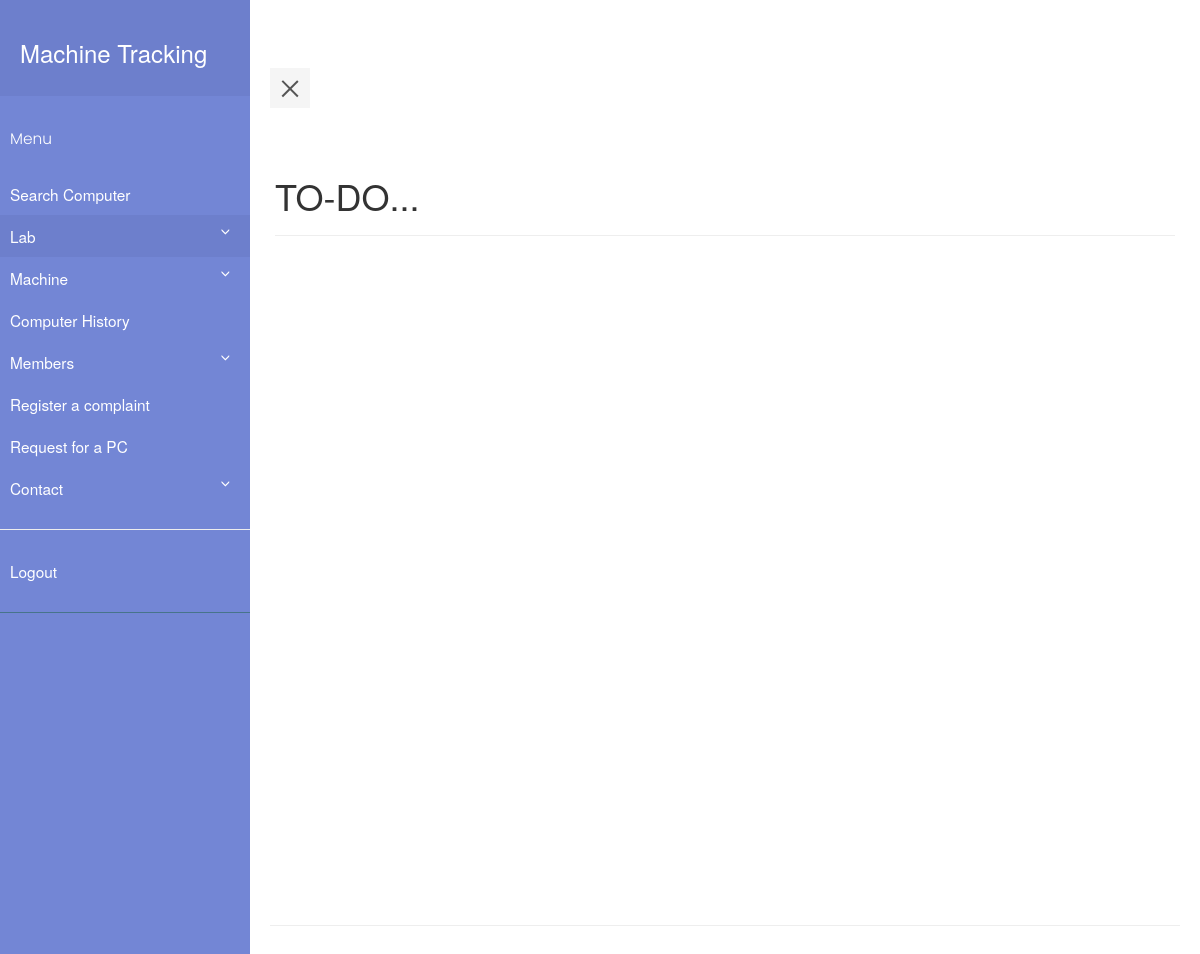
Page /MachineTracking/dashboard.php (signed in) on the earlier database version.
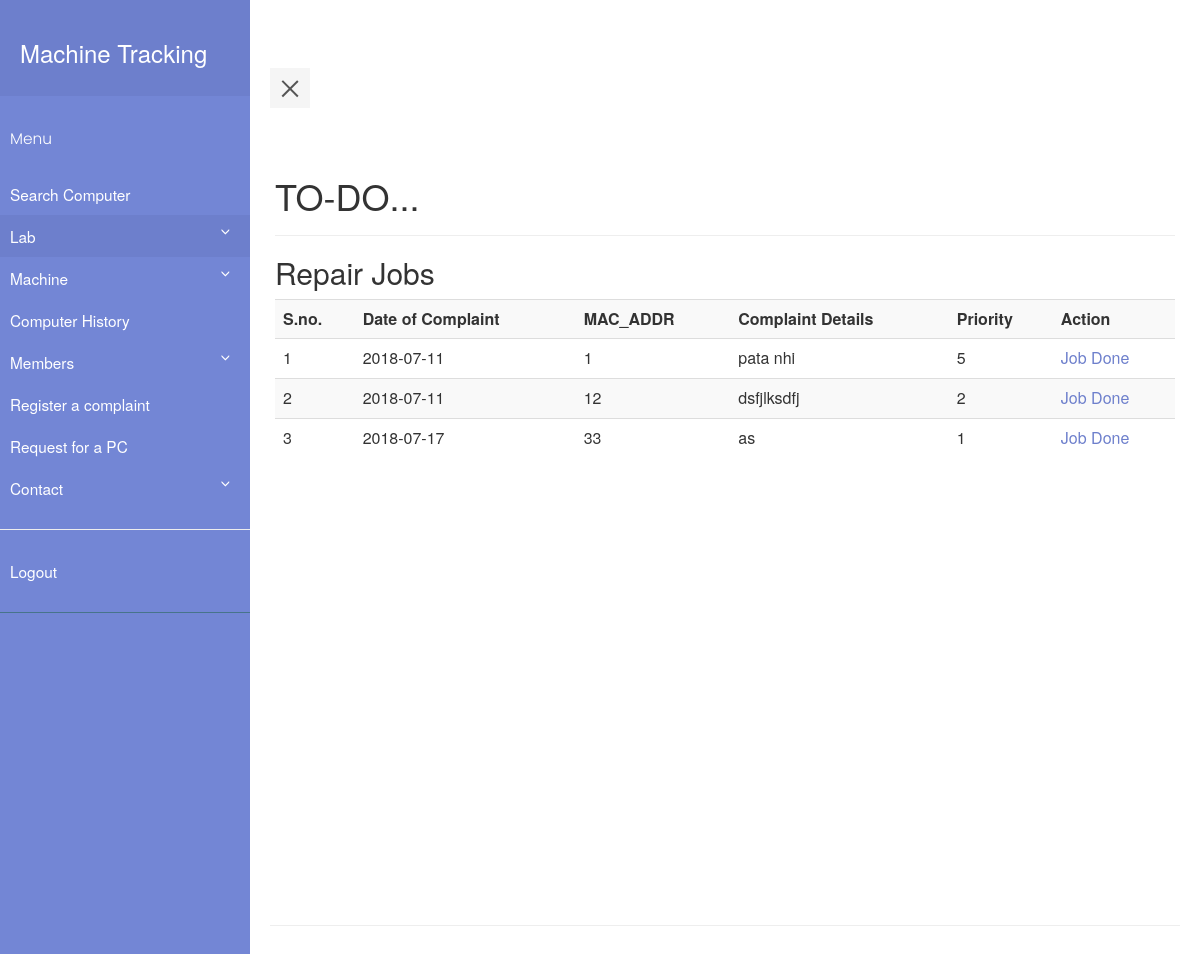
Same page on the later database version.
### tables this page shows
CREATE TABLE `complaint_book` (
  `complaint_book_id` int(11) NOT NULL,
  `Date_of_complaint` date DEFAULT NULL,
  `machine_id` int(11) DEFAULT NULL,
  `complaint_details` varchar(512) DEFAULT NULL,
  `priority` int(11) DEFAULT NULL,
  `work_for` int(11) DEFAULT NULL,
  `remarks` varchar(512) DEFAULT NULL,
  `complaint_by` varchar(40) DEFAULT NULL,
  `processor` int(11) DEFAULT NULL,
  `ram` int(11) DEFAULT NULL,
  `harddisk` int(11) DEFAULT NULL,
  `mouse` int(11) DEFAULT NULL,
  `keyboard` int(11) DEFAULT NULL,
  `monitor` int(11) DEFAULT NULL,
  `DOPR` date DEFAULT NULL,
  `completed` int(11) DEFAULT NULL
);

CREATE TABLE `machine` (
  `machine_id` int(11) NOT NULL,
  `MAC_ADDR` varchar(30) DEFAULT NULL,
  `processor` int(11) NOT NULL,
  `ram` int(11) NOT NULL,
  `memory` int(11) NOT NULL,
  `DOP` date DEFAULT NULL,
  `price` int(11) DEFAULT NULL,
  `state` varchar(10) DEFAULT NULL,
  `os` varchar(30) DEFAULT NULL,
  `monitor` int(11) NOT NULL,
  `keyboard` int(11) NOT NULL,
  `mouse` int(11) NOT NULL,
  `grn` int(11) NOT NULL
);

### MachineTracking/dashboard.php (the view, shortened to what the changed rows need)
<?php
    require_once "pdo.php";
?>
<html>
<head>
    <link rel="stylesheet" type="text/css" href="style5.css">
    <link rel="stylesheet" type="text/css" href="https://maxcdn.bootstrapcdn.com/bootstrap/3.3.7/css/bootstrap.min.css" >
</head>
<body>
        <div class="wrapper">
     <?php include "navbar.php" ;?>
           <div class="container-fluid row" id="content">
        <div class="page-header">
        <h1>TO-DO...</h1>
        </div>
        <?php
            if($_SESSION['id']=='0')
            {
                $stmtcnt = $pdo->query("SELECT COUNT(*) FROM complaint_book JOIN repair_history ON complaint_book.machine_id = repair_history.machine_id WHERE complaint_book.remarks IS NOT NULL AND repair_history.fault IS NULL");
                $row = $stmtcnt->fetch(PDO::FETCH_ASSOC);
                if($row['COUNT(*)']!=='0')
                {
                    echo "<h2>Repaired Machines</h2>";
                    $i=1;
                    $stmtread = $pdo->query("SELECT * FROM complaint_book JOIN repair_history ON complaint_book.machine_id = repair_history.machine_id WHERE complaint_book.remarks IS NOT NULL AND repair_history.fault IS NULL");
                    echo ("<table class=\"table table-striped\">
                        <tr> <th>S.no.</th><th>Date of Complaint</th><th>MAC_ADDR</th><th>Complaint Details</th><th>Priority</th><th>Complaint By</th><th>Remarks</th><th>Action</th> </tr>");
                    while ( $row = $stmtread->fetch(PDO::FETCH_ASSOC) )
                    {
                        $stmtr = $pdo->prepare("SELECT MAC_ADDR FROM machine WHERE machine_id = :mid ");
                        $stmtr->execute(array(':mid' => $row['machine_id']));
                        $rowr = $stmtr->fetch(PDO::FETCH_ASSOC);
                        echo ("<tr>");
                        echo ("<td>");
                        echo($i);
                        echo("</td>");
                        echo ("<td>");
                        echo(htmlentities($row['Date_of_complaint']));
                        echo ("</td>");
                        echo ("<td>");
                        echo(htmlentities($rowr['MAC_ADDR']));
                        echo ("</td>");
                        echo ("<td>");
                        echo(htmlentities($row['complaint_details']));
                        echo ("</td>");
                        echo ("<td>");
                        echo(htmlentities($row['priority']));
                        echo ("</td>");
                        echo ("<td>");
                        echo(htmlentities($row['complaint_by']));
                        echo ("</td>");
                        echo ("<td>");
                        echo(htmlentities($row['remarks']));
                        echo ("</td>");
                        echo ("<td>");
                        echo('<a class="link-black" href="fromrepairmc.php?mc_id='.$rowr['MAC_ADDR'].'">'. 'Mark Completed' . '</a>');
                        echo ("</td>");
                        $i++;
                    }
                    echo('</table>');
                }
                $stmtcnt = $pdo->query("SELECT COUNT(*) FROM complaint_book WHERE work_for IS NULL ");
                $row = $stmtcnt->fetch(PDO::FETCH_ASSOC);
                if($row['COUNT(*)']!=='0')
                {
                    echo "<h2>Repair Requests</h2>";
                    $i=1;
                    $stmtread = $pdo->query("SELECT * FROM complaint_book WHERE work_for IS NULL");
                    echo ("<table class=\"table table-striped\">
                        <tr> <th>S.no.</th><th>Date of Complaint</th><th>MAC_ADDR</th><th>Complaint Details</th><th>Priority</th><th>Complaint By</th><th>Action</th> </tr>");
                    while ( $row = $stmtread->fetch(PDO::FETCH_ASSOC) )
                    {
                        $stmtr = $pdo->prepare("SELECT MAC_ADDR FROM machine WHERE machine_id = :mid ");
                        $stmtr->execute(array(':mid' => $row['machine_id']));
                        $rowr = $stmtr->fetch(PDO::FETCH_ASSOC);
                        echo ("<tr>");
                        echo ("<td>");
                        echo($i);
                        echo("</td>");
                        echo ("<td>");
                        echo(htmlentities($row['Date_of_complaint']));
                        echo ("</td>");
                        echo ("<td>");
                        echo(htmlentities($rowr['MAC_ADDR']));
                        echo ("</td>");
                        echo ("<td>");
                        echo(htmlentities($row['complaint_details']));
                        echo ("</td>");
                        echo ("<td>");
                        echo(htmlentities($row['priority']));
                        echo ("</td>");
                        echo ("<td>");
                        echo(htmlentities($row['complaint_by']));
                        echo ("</td>");
                        echo ("<td>");
                        echo('<a class="link-black" href="gorepairmc.php?mc_id='.$rowr['MAC_ADDR'].'">'. 'Assign Job' . '</a>');
                        echo ("</td>");
                        $i++;
                    }
                    echo('</table>');
                }
                $stmtcnt = $pdo->query("SELECT COUNT(*) FROM transfer_request");
                $flag=0;
                while($row = $stmtcnt->fetch(PDO::FETCH_ASSOC))
                {
                    $stmtcnt2 = $pdo->prepare("SELECT * FROM system_transfer_report where trid = :trid");
                    $stmtcnt2->execute(array(':trid' => $row['transfer_request_id']));
                    $row2 = $stmtcnt2->fetch(PDO::FETCH_ASSOC);
                    if($row2!== FALSE)
                    {
                        $flag++;
                    }
                }
                if($flag!=0)
                {
                    echo "<h2>Transfer Requests</h2>";
                    $i=1;
                    $stmtread = $pdo->query("SELECT * FROM transfer_request");
                    echo ("<table class=\"table table-striped\">
                        <tr> <th>S.no.</th><th>Date of Request</th><th>Name</th><th>Department</th><th>Purpose</th><th>Processor</th><th>Ram</th><th>HDD</th><th>OS</th><th>Quantity</th><th>Action</th> </tr>");
                    while ( $row = $stmtread->fetch(PDO::FETCH_ASSOC) )
                    {
                        $stmtread2 = $pdo->prepare("SELECT * FROM system_transfer_report where trid = :trid");
                        $stmtread2->execute(array(':trid' => $row['transfer_request_id']));
                        $row2 = $stmtread2->fetch(PDO::FETCH_ASSOC);
                        if($row2=== FALSE)
                        {
                            echo ("<tr>");
                        echo ("<td>");
                        echo($i);
                        echo("</td>");
                        echo ("<td>");
                        echo(htmlentities($row['date_of_request']));
                        echo ("</td>");
                        echo ("<td>");
                        echo(htmlentities($row['name']));
                        echo ("</td>");
                        echo ("<td>");
                        echo(htmlentities($row['department']));
                        echo ("</td>");
                        echo ("<td>");
                        echo(htmlentities($row['purpose']));
                        echo ("</td>");
                        echo ("<td>");
                        echo(htmlentities($row['processor']));
                        echo ("</td>");
                        echo ("<td>");
                        echo(htmlentities($row['ram']));
                        echo ("</td>");
                        echo ("<td>");
                        echo(htmlentities($row['hdd']));
                        echo ("</td>");
                        echo ("<td>");
                        echo(htmlentities($row['os']));
                        echo ("</td>");
                        echo ("<td>");
                        echo(htmlentities($row['quantity']));
                        echo ("</td>");
                        echo ("<td>");
                        echo('<a class="link-black" href="servicerpt.php?id='.$row['transfer_request_id'].'">'. 'Generate Report' . '</a>');
                        echo ("</td>");
                        $i++;
                        }
                    }
                    echo('</table>');
                }
            }
            else
            {
                $stmtcnt = $pdo->query("SELECT COUNT(*) FROM complaint_book WHERE remarks IS NULL AND work_for = ".$_SESSION['id']."");
                $row = $stmtcnt->fetch(PDO::FETCH_ASSOC);
               if($row['COUNT(*)']!=='0')
                {
                    echo "<h2>Repair Jobs</h2>";
                    $i=1;
                    $stmtread = $pdo->query("SELECT * FROM complaint_book WHERE remarks IS NULL");
                    echo ("<table class=\"table table-striped\">
                        <tr> <th>S.no.</th><th>Date of Complaint</th><th>MAC_ADDR</th><th>Complaint Details</th><th>Priority</th><th>Action</th> </tr>");
                    while ( $row = $stmtread->fetch(PDO::FETCH_ASSOC) )
                    {
                        $stmtr = $pdo->prepare("SELECT MAC_ADDR FROM machine WHERE machine_id = :mid ");
                        $stmtr->execute(array(':mid' => $row['machine_id']));
                        $rowr = $stmtr->fetch(PDO::FETCH_ASSOC);
                        echo ("<tr>");
                        echo ("<td>");
                        echo($i);
                        echo("</td>");
                        echo ("<td>");
                        echo(htmlentities($row['Date_of_complaint']));
                        echo ("</td>");
                        echo ("<td>");
                        echo(htmlentities($rowr['MAC_ADDR']));
                        echo ("</td>");
                        echo ("<td>");
                        echo(htmlentities($row['complaint_details']));
                        echo ("</td>");
                        echo ("<td>");
                        echo(htmlentities($row['priority']));
                        echo ("</td>");
                        echo ("<td>");
                        echo('<a class="link-black "href="mcrepaired.php?mc_id='.$row['machine_id'].'">'. 'Job Done' . '</a>');
                        echo ("</td>");
                        $i++;
                    }
                    echo('</table>');
                }
            }
        ?>
</body>
</html>

Differences in the rows shown:
now on this page (row unchanged): complaint_book: Date_of_complaint "2018-07-11", machine.MAC_ADDR "1", complaint_details "pata nhi", priority "5"
now on this page (row edited): complaint_book: Date_of_complaint "2018-07-11", machine.MAC_ADDR "12", complaint_details "dsfjlksdfj", priority "2"
now on this page (row edited): complaint_book: Date_of_complaint "2018-07-17", machine.MAC_ADDR "33", complaint_details "as", priority "1"
Other differences:
text now shown: "Repair Jobs S.no. Date of Complaint MAC_ADDR Complaint Details Priority Action"
